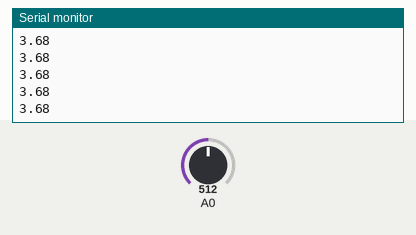
A sketch run on a simulated Arduino Uno, built with avr-gcc and run on an emulated ATmega328P. Shown: the last lines printed to the serial monitor. Inputs (shaded band) come from the test bench; at power-on: A0 = 512.

Above: at 1.2 s.
1.3 s: A0 set to 716
At 1.8 s:
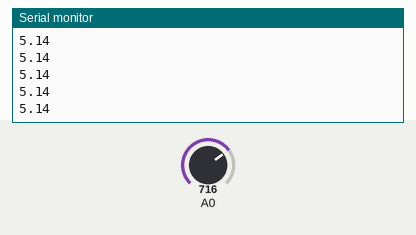
2.8 s: A0 set to 900
At 3.8 s:
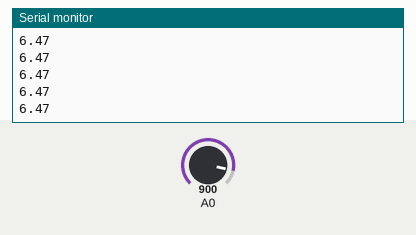
Timing chart, 0 to 5.8 s (numbered marks = the images above; inputs shaded):
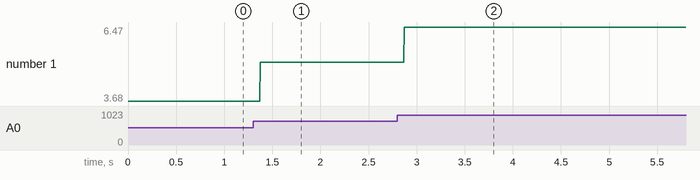

Measured:
- after the input at 1.3 s, the serial monitor: prints a new line after 0.07 s (image 1)
- after the input at 2.8 s, the serial monitor: prints a new line after 0.07 s (image 2)
- plotted number 1: 3.68 → 5.14 after the input at 1.3 s, 5.14 → 6.47 after the input at 2.8 s

The sketch:

volt.ino
```cpp
float vout; //Voltage being read by the arduino
float vin; //Voltage being supplied

float r1= 4.7; //Change according to the value of the first resistor
float r2= 10; //Change according to the value of the second resistor

void setup() {
  // put your setup code here, to run once:
  Serial.begin(9600);
}

void loop() {
  int sensorValue = analogRead(A0);  //This gives the exact reading from the analogue pin
  vout=(sensorValue*5.0)/1023; //Converts the value to a number out of 5V
  vin=vout/(r2/(r1+r2)); //And uses voltage division to find the Voltage entering the circuit

  Serial.println(vin); //Prints the voltage
  //delay(100);
}
```
